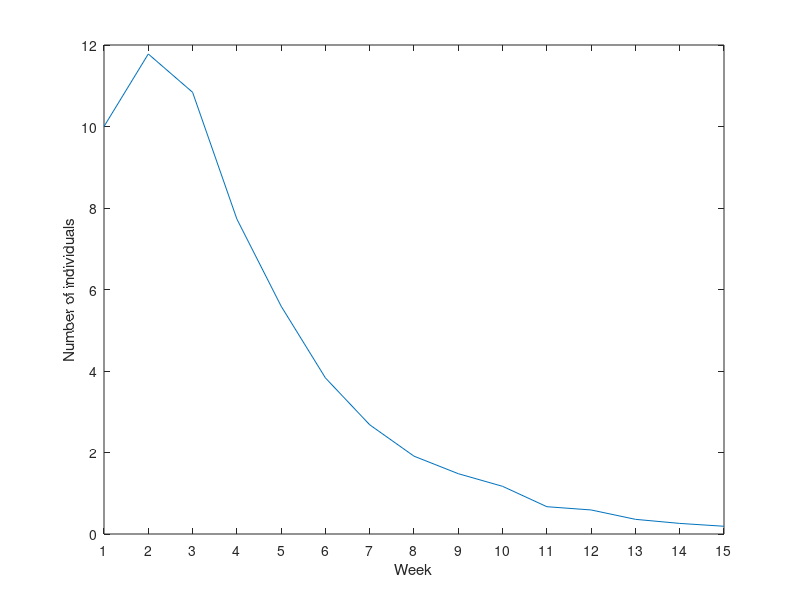
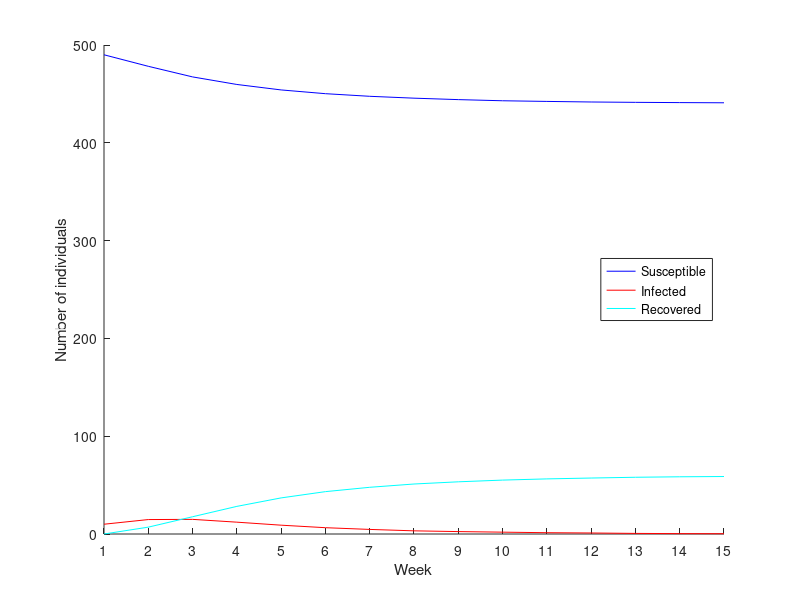

Reproduce these figures in MATLAB, in order.
%% Part 1 - Epidemic on a symmetric k-regular graph
clearvars
close all

% Generate k-regular graph with n=500, k=4
n = 500;
W = zeros(n);
W = W + diag(ones(n-1,1),1); % add ones on the +1 off-diagonal
W = W + diag(ones(n-1,1),-1); % add ones on the -1 off-diagonal
W = W + diag(ones(n-2,1),2); % add ones on the +2 off-diagonal
W = W + diag(ones(n-2,1),-2); % add ones on the -2 off-diagonal
W = W + diag(ones(1,1),n-1); % add ones on the +n-1 off-diagonal
W = W + diag(ones(1,1),1-n); % add ones on the -n+1 off-diagonal
W = W + diag(ones(2,1),n-2); % add ones on the +n-2 off-diagonal
W = W + diag(ones(2,1),2-n); % add ones on the -n+2 off-diagonal
W = sparse(W); % transform it into a sparse matrix

% Define states Susceptible, Infected, Recovered
S = 0;
I = 1;
R = 2;

% Define infection and recovery probabilities
beta = 0.3;
rho = 0.7;

% Select patient zero's. This is done by randomly selecting 10 individuals
pz = randperm(n,10);

% Number of epidemics to simulate, and how many weeks each
n_iter = 100;
n_epi = 15;

% Variables for mean values
m_susc = zeros(1,n_epi);
m_infc = zeros(1,n_epi);
m_rec = zeros(1,n_epi);
% Simulate 100 epidemics
for k = 1:n_iter
    
    % Initialize epidemic (pz's have state I, others S)
    X = zeros(n,n_epi);
    X(pz,1) = I;
    
    % Simulate 15 week epidemic
    for t = 1:n_epi-1
        
        % Carry over from previous timestep
        X(:,t+1) = X(:,t);
        
        % Logical matrices for susceptible and infected individuals
        % (previous timestep)
        susc = X(:,t) == S;
        infc = X(:,t) == I;
        
        % Number of infected neighbors for all individuals
        infc_neigh = sum(W(:,infc),2);
        
        % Probability of infection for all individuals
        prob = 1-(1-beta).^infc_neigh;
        
        % If a random number if smaller than the infection probability for
        % a susceptible individual, change its state from S to I
        change = rand(n,1) < prob;
        X(change & susc,t+1) = I;
        
        % If a random number is smaller than the recovery probability for
        % an infected individual, change its state from I to R. Individuals
        % infected in this timestep are not considered
        change = rand(n,1) < rho;
        X(change & infc,t+1) = R;
    end
    
    % Add to the mean values (which are still just total values)
    m_susc = m_susc + sum(X==S,1);
    m_infc = m_infc + sum(X==I,1);
    m_rec = m_rec + sum(X==R,1);
end

% Calculate mean values by dividing by the number of simulations
m_susc = m_susc./n_iter;
m_infc = m_infc./n_iter;
m_rec = m_rec./n_iter;

% Plot avg number of newly infected each week
figure
plot(1:n_epi,[10 -diff(m_susc)])
xlabel('Week')
ylabel('Number of individuals')
xlim([1 n_epi])
xticks(1:n_epi)

% Plot avg total number of susceptible, infected and recovered each week
figure
hold on
plot(1:n_epi,m_susc,'b')
plot(1:n_epi,m_infc,'r')
plot(1:n_epi,m_rec,'c')
legend('Susceptible','Infected','Recovered','Location','East')
xlabel('Week')
ylabel('Number of individuals')
xlim([1 n_epi])
xticks(1:n_epi)

%% Part 2 - Generate random graph
clearvars
close all

k = 3;







